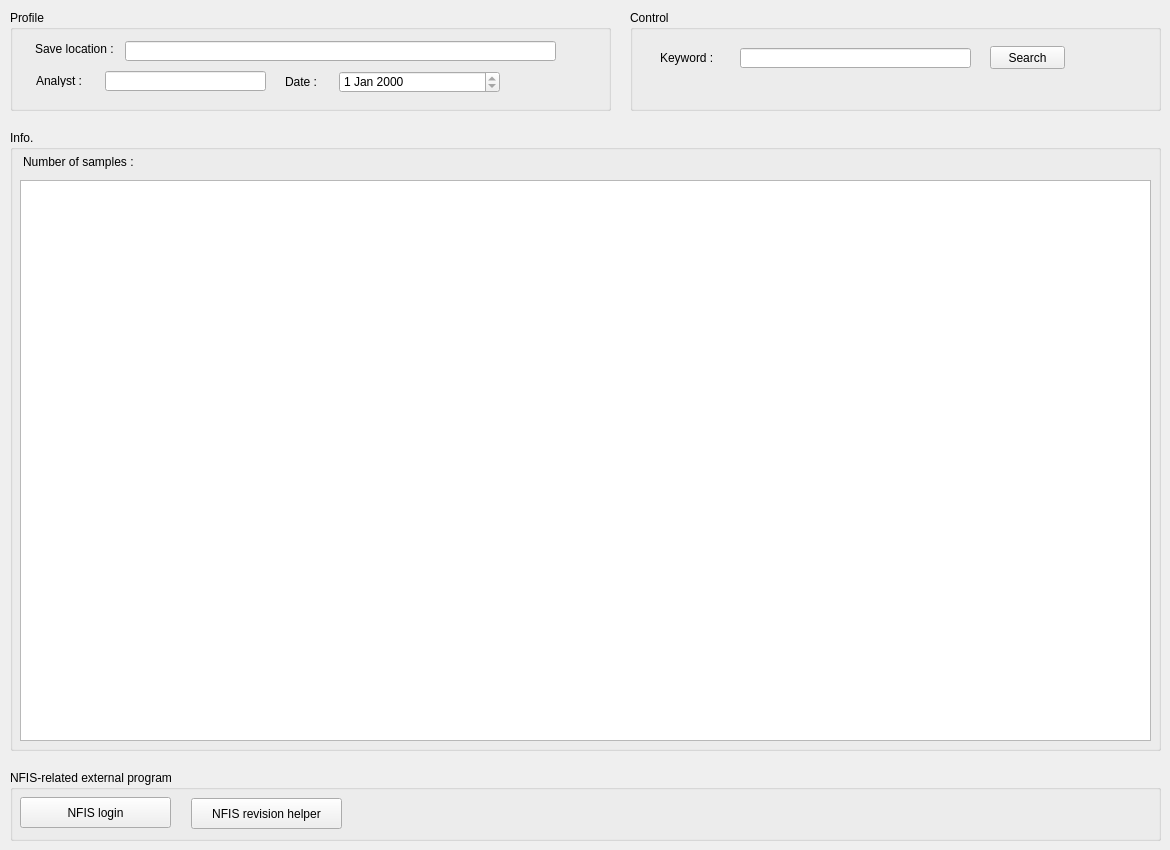
    <widget class="QWidget" name="info">
     <attribute name="title">
      <string>Info.</string>
     </attribute>
     <widget class="QGroupBox" name="groupBox">
      <property name="geometry">
       <rect>
        <x>10</x>
        <y>10</y>
        <width>601</width>
        <height>101</height>
       </rect>
      </property>
      <property name="title">
       <string>Profile</string>
      </property>
      <widget class="QLineEdit" name="line_analyst">
       <property name="geometry">
        <rect>
         <x>95</x>
         <y>61</y>
         <width>161</width>
         <height>20</height>
        </rect>
       </property>
       <property name="readOnly">
        <bool>true</bool>
       </property>
      </widget>
      <widget class="QLabel" name="label_2">
       <property name="geometry">
        <rect>
         <x>26</x>
         <y>65</y>
         <width>56</width>
         <height>12</height>
        </rect>
       </property>
       <property name="text">
        <string>Analyst : </string>
       </property>
      </widget>
      <widget class="QDateEdit" name="line_date">
       <property name="geometry">
        <rect>
         <x>329</x>
         <y>61</y>
         <width>161</width>
         <height>22</height>
        </rect>
       </property>
       <property name="readOnly">
        <bool>true</bool>
       </property>
      </widget>
      <widget class="QLabel" name="Date">
       <property name="geometry">
        <rect>
         <x>275</x>
         <y>66</y>
         <width>56</width>
         <height>12</height>
        </rect>
       </property>
       <property name="text">
        <string>Date : </string>
       </property>
      </widget>
      <widget class="QLineEdit" name="line_savelocation">
       <property name="geometry">
        <rect>
         <x>115</x>
         <y>31</y>
         <width>431</width>
         <height>20</height>
        </rect>
       </property>
       <property name="readOnly">
        <bool>true</bool>
       </property>
      </widget>
      <widget class="QLabel" name="label">
       <property name="geometry">
        <rect>
         <x>25</x>
         <y>31</y>
         <width>141</width>
         <height>16</height>
        </rect>
       </property>
       <property name="text">
        <string>Save location : </string>
       </property>
      </widget>
     </widget>
     <widget class="QGroupBox" name="groupBox_4">
      <property name="geometry">
       <rect>
        <x>10</x>
        <y>770</y>
        <width>1151</width>
        <height>71</height>
       </rect>
      </property>
      <property name="title">
       <string>NFIS-related external program</string>
      </property>
      <widget class="QPushButton" name="btn_NFIS_login">
       <property name="geometry">
        <rect>
         <x>10</x>
         <y>27</y>
         <width>151</width>
         <height>31</height>
        </rect>
       </property>
       <property name="text">
        <string>NFIS login</string>
       </property>
      </widget>
      <widget class="QPushButton" name="btn_NFIS_revision_helper">
       <property name="geometry">
        <rect>
         <x>181</x>
         <y>28</y>
         <width>151</width>
         <height>31</height>
        </rect>
       </property>
       <property name="text">
        <string>NFIS revision helper</string>
       </property>
      </widget>
     </widget>
     <widget class="QGroupBox" name="groupBox_2">
      <property name="geometry">
       <rect>
        <x>10</x>
        <y>130</y>
        <width>1151</width>
        <height>621</height>
       </rect>
      </property>
      <property name="title">
       <string>Info.</string>
      </property>
      <widget class="QTableWidget" name="table_info">
       <property name="geometry">
        <rect>
         <x>10</x>
         <y>50</y>
         <width>1131</width>
         <height>561</height>
        </rect>
       </property>
      </widget>
      <widget class="QLabel" name="label_number_samples">
       <property name="geometry">
        <rect>
         <x>13</x>
         <y>24</y>
         <width>191</width>
         <height>16</height>
        </rect>
       </property>
       <property name="text">
        <string>Number of samples : </string>
       </property>
      </widget>
     </widget>
     <widget class="QGroupBox" name="groupBox_13">
      <property name="geometry">
       <rect>
        <x>630</x>
        <y>10</y>
        <width>531</width>
        <height>101</height>
       </rect>
      </property>
      <property name="title">
       <string>Control</string>
      </property>
      <widget class="QLabel" name="label_5">
       <property name="geometry">
        <rect>
         <x>30</x>
         <y>40</y>
         <width>111</width>
         <height>16</height>
        </rect>
       </property>
       <property name="text">
        <string>Keyword : </string>
       </property>
      </widget>
      <widget class="QPushButton" name="btn_search_info">
       <property name="geometry">
        <rect>
         <x>360</x>
         <y>36</y>
         <width>75</width>
         <height>23</height>
        </rect>
       </property>
       <property name="text">
        <string>Search</string>
       </property>
      </widget>
      <widget class="QLineEdit" name="line_search_info">
       <property name="geometry">
        <rect>
         <x>110</x>
         <y>38</y>
         <width>231</width>
         <height>20</height>
        </rect>
       </property>
      </widget>
     </widget>
    </widget>
